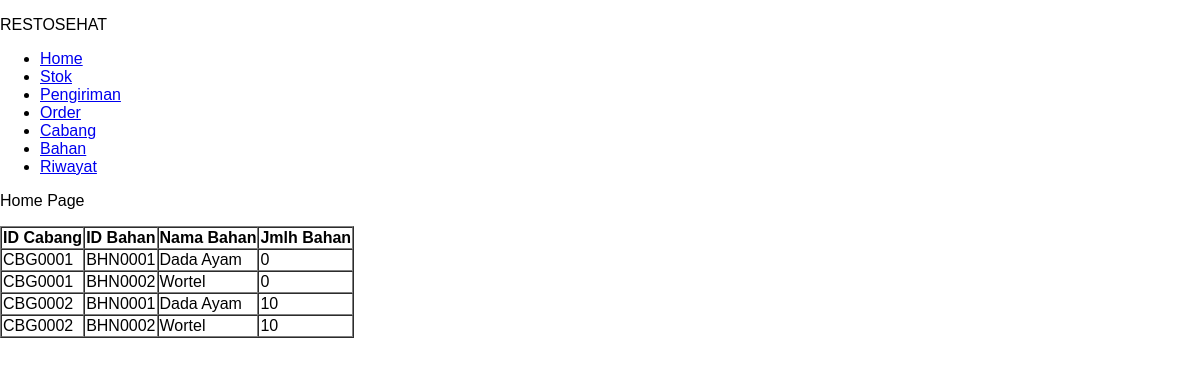
/stok, run on an earlier commit of the app's database.
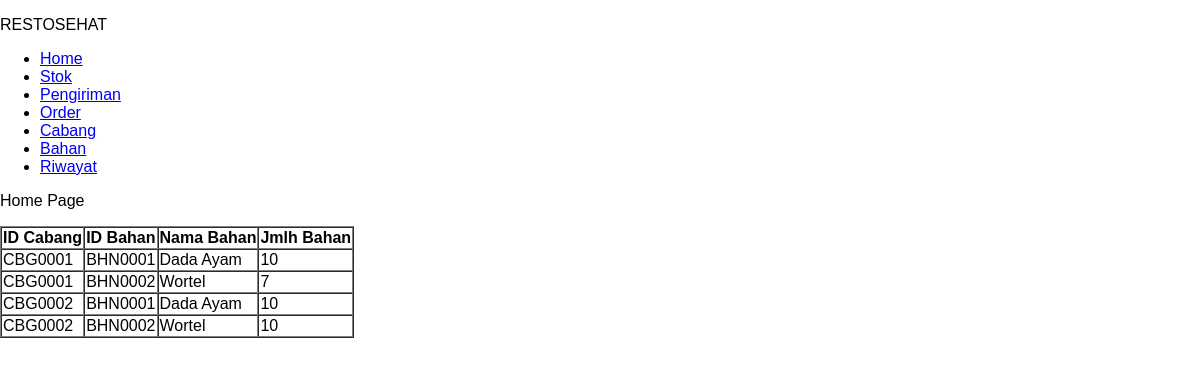
And on a later commit of the database.
### main.py (models this page shows)
class Stock(db.Model):
    idPrefix = 'STK'
    id = db.Column(db.String(5), primary_key=True)
    idCabang = db.Column(db.String(5), ForeignKey('cabang.id', ondelete='CASCADE'), nullable=False,)
    idBahan = db.Column(db.String(5), ForeignKey('bahan.id', ondelete='CASCADE'), nullable=False)
    namaBahan = db.Column(db.String(200), nullable=False)
    jmlhBahan = db.Column(db.Integer, nullable=False)

### main.py (the view)
@app.route("/stok", methods=['POST', 'GET'])
def stok():
    stocks = Stock.query.order_by(Stock.idCabang).all()
    cabangs = {stock.idCabang for stock in stocks}
    return render_template('stok.html', stocks=stocks, cabangs=cabangs)

### templates/stok.html (shortened to what this page needs)
{% extends 'base.html' %}
{% block body %}
<div class="content">
    <div class="head-name">
        <p>RESTOSEHAT</p>
    </div>
    <div class="navbar">
        <ul>
            <li><a href="/">Home</a></li>
            <li><a href="/stok">Stok</a></li>
            <li><a href="/pengiriman">Pengiriman</a></li>
            <li><a href="/order">Order</a></li>
            <li><a href="/cabang">Cabang</a></li>
            <li><a href="/bahan">Bahan</a></li>
            <li><a href="/riwayat">Riwayat</a></li>
        </ul>
    </div>
    <div class="content">
        <div class="head-content">
            <p>Home Page</p>
        </div>
        <div class="main-content">
            {% if stocks|length < 1 %}
            <h4>Kosong</h4>
            {% else %}
            <table border="1" cellspacing="0">
                <tr>
                    <th>ID Cabang</th>
                    <th>ID Bahan</th>
                    <th>Nama Bahan</th>
                    <th>Jmlh Bahan</th>
                </tr>
                {% for stock in stocks %}
                <tr>
                    <td>{{ stock.idCabang }}</td>
                    <td>{{ stock.idBahan }}</td>
                    <td>{{ stock.namaBahan }}</td>
                    <td>{{ stock.jmlhBahan }}</td>
                </tr>
                {% endfor %}
            </table>
            {% endif %}
        </div>
    </div>
</div>
{% endblock %}

### templates/base.html (shortened to what this page needs)
<!DOCTYPE html>
<html lang="en">
    <head>
        <link rel="stylesheet" href="{{ url_for('static', filename='main.css') }}">
    </head>
    <body>
        {% block body %}{% endblock %}
    </body>
</html>

### static/main.css (style rules this page uses)
body { margin: 0; font-family: sans-serif; }

What changed in the data, as far as the page shows it:
changed Stock (number 1 of 4 on the later page): jmlhBahan "0" → "10"
changed Stock (number 2 of 4 on the later page): jmlhBahan "0" → "7"
